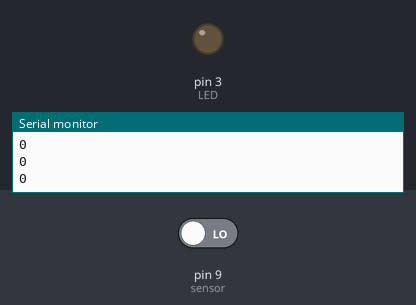
A sketch run on a simulated Arduino Uno, built with avr-gcc and run on an emulated ATmega328P. On the bench: output pins drawn as LEDs (lit = HIGH), the last lines printed to the serial monitor. The inputs (shaded band) are chosen by the test bench; at power-on: pin 9 (sensor) LOW.

Above: at 1.8 s.
1.9 s: pin 9 (sensor) driven HIGH
At 3.2 s:
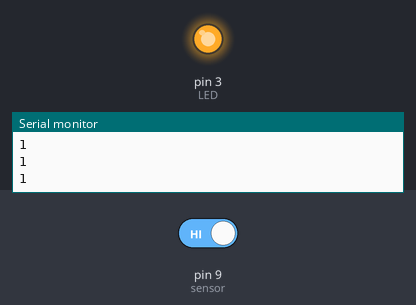
3.5 s: pin 9 (sensor) driven LOW
At 4.4 s:
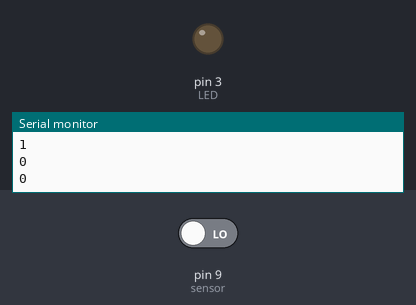
Timing chart, 0 to 6.5 s (numbered marks = the images above; inputs shaded):
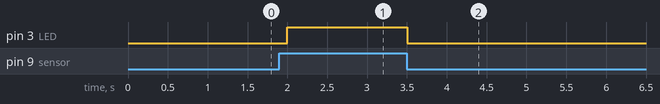

Measured:
- after the input at 1.9 s, pin 3 (LED): LOW → HIGH after 0.10 s
- after the input at 3.5 s, pin 3 (LED): HIGH → LOW at once

The sketch:

Wand_Magic.ino
```cpp
// #16 Ultrasonic Sensor Wand Magic

// Variables
int LED = 3;
int sensor = 9;


void setup()
{
  Serial.begin(9600);
  // put your setup code here, to run once:

  pinMode(sensor,INPUT);
  pinMode(LED,OUTPUT);

}

void loop() {
  int val = digitalRead(sensor);
  Serial.println(val);

  if (val == HIGH){
    digitalWrite(LED,HIGH);
  }
  else{
    digitalWrite(LED,LOW);
  }

  delay(500);
}
```
